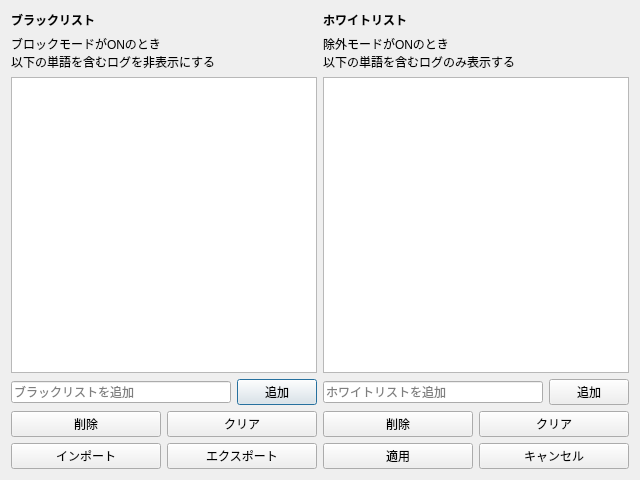
<?xml version="1.0" encoding="UTF-8"?>
<ui version="4.0">
 <class>KeywordWindow</class>
 <widget class="QDialog" name="KeywordWindow">
  <property name="geometry">
   <rect>
    <x>0</x>
    <y>0</y>
    <width>640</width>
    <height>480</height>
   </rect>
  </property>
  <property name="windowTitle">
   <string>Dialog</string>
  </property>
  <layout class="QVBoxLayout" name="verticalLayout">
   <item>
    <layout class="QHBoxLayout" name="horizontalLayout">
     <item>
      <layout class="QVBoxLayout" name="blackListLayout">
       <item>
        <widget class="QLabel" name="lblBlackTitle">
         <property name="text">
          <string>&lt;b&gt;ブラックリスト&lt;/b&gt;</string>
         </property>
         <property name="textFormat">
          <enum>Qt::TextFormat::RichText</enum>
         </property>
        </widget>
       </item>
       <item>
        <widget class="QLabel" name="lblBlackDescription">
         <property name="text">
          <string>&lt;html&gt;&lt;head/&gt;&lt;body&gt;&lt;p&gt;ブロックモードがONのとき&lt;br/&gt;以下の単語を含むログを非表示にする&lt;/p&gt;&lt;/body&gt;&lt;/html&gt;</string>
         </property>
         <property name="textFormat">
          <enum>Qt::TextFormat::RichText</enum>
         </property>
        </widget>
       </item>
       <item>
        <widget class="QListWidget" name="blackList">
         <property name="selectionMode">
          <enum>QAbstractItemView::SelectionMode::ExtendedSelection</enum>
         </property>
         <property name="resizeMode">
          <enum>QListView::ResizeMode::Fixed</enum>
         </property>
        </widget>
       </item>
       <item>
        <layout class="QHBoxLayout" name="blackInputLayout">
         <item>
          <widget class="QLineEdit" name="leBlackInput">
           <property name="placeholderText">
            <string>ブラックリストを追加</string>
           </property>
          </widget>
         </item>
         <item>
          <widget class="QPushButton" name="btnBlackAdd">
           <property name="text">
            <string>追加</string>
           </property>
          </widget>
         </item>
        </layout>
       </item>
       <item>
        <layout class="QHBoxLayout" name="blackButtonLayout">
         <item>
          <widget class="QPushButton" name="btnBlackDelete">
           <property name="text">
            <string>削除</string>
           </property>
          </widget>
         </item>
         <item>
          <widget class="QPushButton" name="btnBlackClear">
           <property name="text">
            <string>クリア</string>
           </property>
          </widget>
         </item>
        </layout>
       </item>
      </layout>
     </item>
     <item>
      <layout class="QVBoxLayout" name="whiteListLayout">
       <item>
        <widget class="QLabel" name="lblWhiteTitle">
         <property name="text">
          <string>&lt;b&gt;ホワイトリスト&lt;/b&gt;</string>
         </property>
         <property name="textFormat">
          <enum>Qt::TextFormat::RichText</enum>
         </property>
        </widget>
       </item>
       <item>
        <widget class="QLabel" name="lblWhiteDescription">
         <property name="text">
          <string>除外モードがONのとき&lt;br&gt;以下の単語を含むログのみ表示する</string>
         </property>
         <property name="textFormat">
          <enum>Qt::TextFormat::RichText</enum>
         </property>
        </widget>
       </item>
       <item>
        <widget class="QListWidget" name="whiteList">
         <property name="selectionMode">
          <enum>QAbstractItemView::SelectionMode::ExtendedSelection</enum>
         </property>
        </widget>
       </item>
       <item>
        <layout class="QHBoxLayout" name="whiteInputLayout">
         <item>
          <widget class="QLineEdit" name="leWhiteInput">
           <property name="placeholderText">
            <string>ホワイトリストを追加</string>
           </property>
          </widget>
         </item>
         <item>
          <widget class="QPushButton" name="btnWhiteAdd">
           <property name="text">
            <string>追加</string>
           </property>
          </widget>
         </item>
        </layout>
       </item>
       <item>
        <layout class="QHBoxLayout" name="whiteButtonLayout">
         <item>
          <widget class="QPushButton" name="btnWhiteDelete">
           <property name="text">
            <string>削除</string>
           </property>
          </widget>
         </item>
         <item>
          <widget class="QPushButton" name="btnWhiteClear">
           <property name="text">
            <string>クリア</string>
           </property>
          </widget>
         </item>
        </layout>
       </item>
      </layout>
     </item>
    </layout>
   </item>
   <item>
    <layout class="QHBoxLayout" name="mainButtonLayout">
     <item>
      <widget class="QPushButton" name="btnImport">
       <property name="text">
        <string>インポート</string>
       </property>
      </widget>
     </item>
     <item>
      <widget class="QPushButton" name="btnExport">
       <property name="text">
        <string>エクスポート</string>
       </property>
      </widget>
     </item>
     <item>
      <widget class="QPushButton" name="btnApply">
       <property name="text">
        <string>適用</string>
       </property>
      </widget>
     </item>
     <item>
      <widget class="QPushButton" name="btnCancel">
       <property name="text">
        <string>キャンセル</string>
       </property>
      </widget>
     </item>
    </layout>
   </item>
  </layout>
 </widget>
 <resources/>
 <connections/>
</ui>
